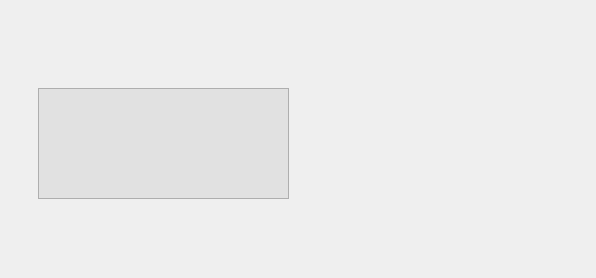
               <widget class="QWidget" name="scrollAreaWidgetContents_keli">
                <property name="geometry">
                 <rect>
                  <x>0</x>
                  <y>0</y>
                  <width>596</width>
                  <height>278</height>
                 </rect>
                </property>
                <property name="styleSheet">
                 <string notr="true">#scrollAreaWidgetContents_keli
{
        background: transparent; 
}</string>
                </property>
                <layout class="QVBoxLayout" name="verticalLayout_8">
                 <property name="leftMargin">
                  <number>0</number>
                 </property>
                 <property name="topMargin">
                  <number>0</number>
                 </property>
                 <property name="rightMargin">
                  <number>9</number>
                 </property>
                 <item>
                  <widget class="QWidget" name="widget_AiFriedns_keli" native="true">
                   <property name="minimumSize">
                    <size>
                     <width>300</width>
                     <height>150</height>
                    </size>
                   </property>
                   <property name="maximumSize">
                    <size>
                     <width>300</width>
                     <height>150</height>
                    </size>
                   </property>
                   <layout class="QHBoxLayout" name="horizontalLayout_24">
                    <property name="spacing">
                     <number>7</number>
                    </property>
                    <property name="leftMargin">
                     <number>11</number>
                    </property>
                    <property name="rightMargin">
                     <number>11</number>
                    </property>
                    <item>
                     <layout class="QVBoxLayout" name="verticalLayout_29" stretch="3,7">
                      <item>
                       <widget class="QLabel" name="label_Avatar_keli">
                        <property name="maximumSize">
                         <size>
                          <width>50</width>
                          <height>50</height>
                         </size>
                        </property>
                        <property name="text">
                         <string/>
                        </property>
                        <property name="pixmap">
                         <pixmap>../img/ico/可莉头像.png</pixmap>
                        </property>
                        <property name="scaledContents">
                         <bool>true</bool>
                        </property>
                       </widget>
                      </item>
                      <item>
                       <spacer name="verticalSpacer_5">
                        <property name="orientation">
                         <enum>Qt::Vertical</enum>
                        </property>
                        <property name="sizeType">
                         <enum>QSizePolicy::Preferred</enum>
                        </property>
                        <property name="sizeHint" stdset="0">
                         <size>
                          <width>20</width>
                          <height>20</height>
                         </size>
                        </property>
                       </spacer>
                      </item>
                     </layout>
                    </item>
                    <item>
                     <layout class="QVBoxLayout" name="verticalLayout_30" stretch="0,9">
                      <item>
                       <widget class="QLabel" name="label_Time_keli">
                        <property name="styleSheet">
                         <string notr="true"/>
                        </property>
                        <property name="text">
                         <string/>
                        </property>
                       </widget>
                      </item>
                      <item>
                       <widget class="QTextBrowser" name="textBrowser_OutPut_keli">
                        <property name="styleSheet">
                         <string notr="true">background-color: rgb(225, 225, 225);</string>
                        </property>
                        <property name="html">
                         <string>&lt;!DOCTYPE HTML PUBLIC &quot;-//W3C//DTD HTML 4.0//EN&quot; &quot;http://www.w3.org/TR/REC-html40/strict.dtd&quot;&gt;
&lt;html&gt;&lt;head&gt;&lt;meta name=&quot;qrichtext&quot; content=&quot;1&quot; /&gt;&lt;style type=&quot;text/css&quot;&gt;
p, li { white-space: pre-wrap; }
&lt;/style&gt;&lt;/head&gt;&lt;body style=&quot; font-family:'微软雅黑'; font-size:20px; font-weight:400; font-style:normal;&quot;&gt;
&lt;p style=&quot;-qt-paragraph-type:empty; margin-top:0px; margin-bottom:0px; margin-left:0px; margin-right:0px; -qt-block-indent:0; text-indent:0px;&quot;&gt;&lt;br /&gt;&lt;/p&gt;&lt;/body&gt;&lt;/html&gt;</string>
                        </property>
                       </widget>
                      </item>
                     </layout>
                    </item>
                   </layout>
                  </widget>
                 </item>
                </layout>
               </widget>
